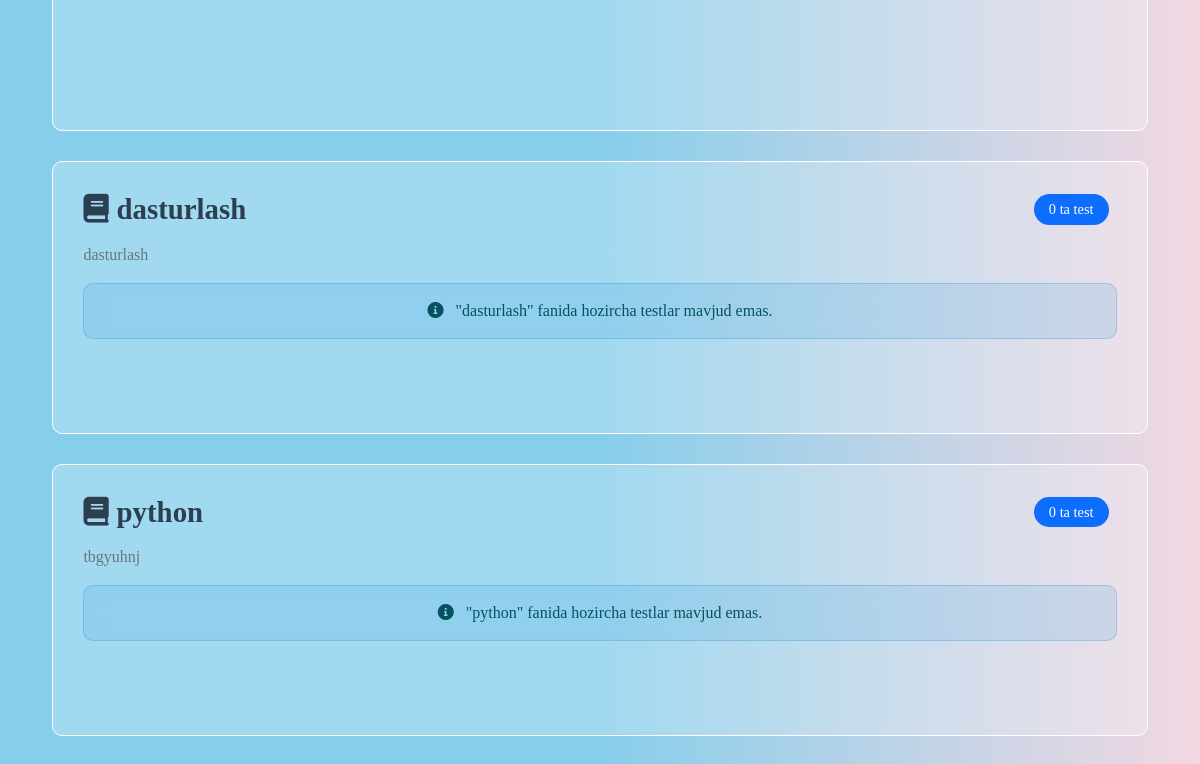
/tests/ (lower part), run on an earlier commit of the app's database.
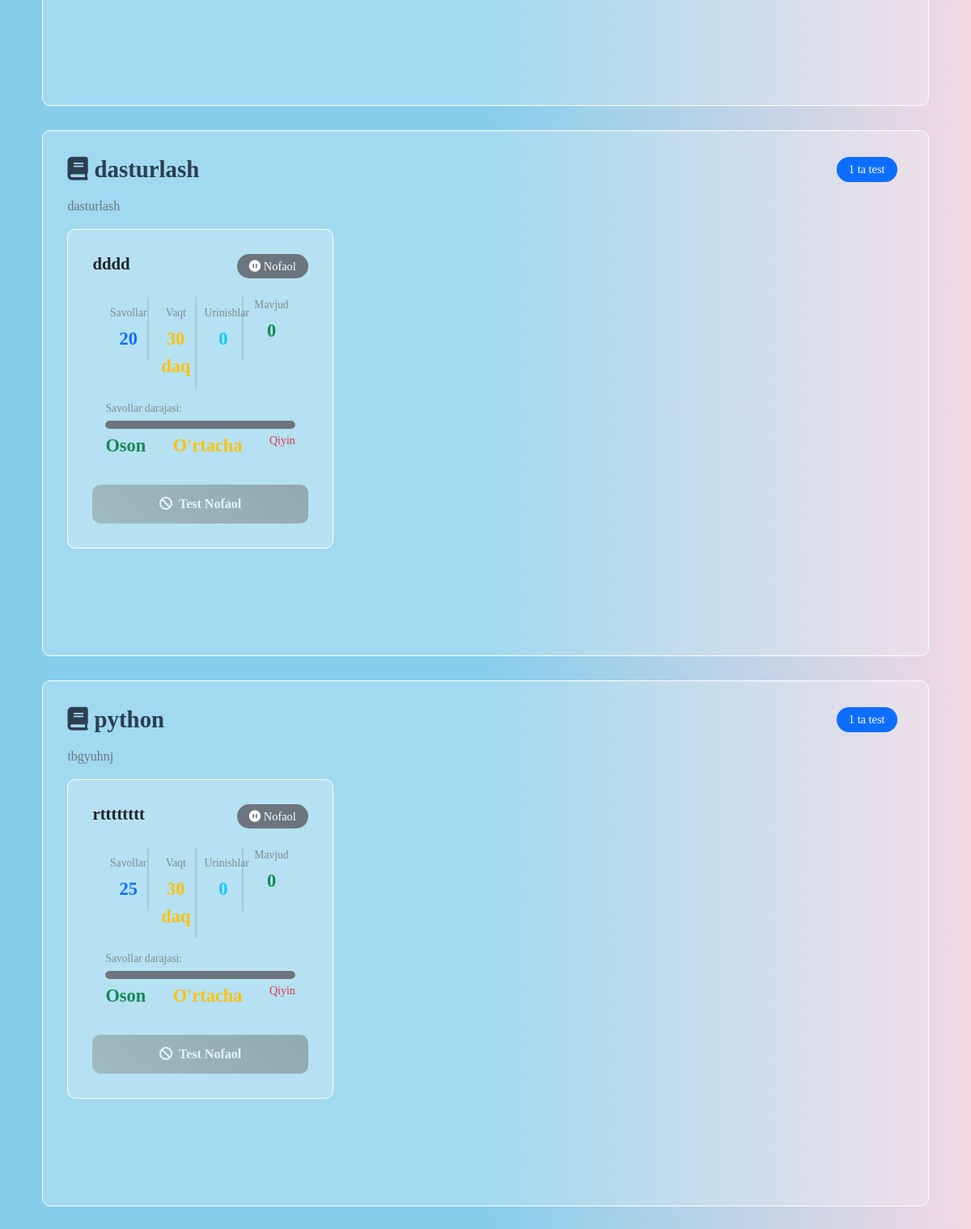
And on a later commit of the database.
### app1/models.py (models this page shows, shortened)
class Subject(models.Model):
    name = models.CharField(max_length=255)
    description = models.TextField(blank=True, null=True)

class Test(models.Model):
    subject = models.ForeignKey(Subject, on_delete=models.CASCADE)
    title = models.CharField(max_length=255)
    description = models.TextField(blank=True, null=True)
    uploaded_at = models.DateTimeField(default=timezone.now)
    time_limit_minutes = models.PositiveIntegerField(
        default=30,
        verbose_name="Test vaqti (daqiqa)",
        help_text="Testni ishlash uchun berilgan maksimal vaqt"
    )
    is_active = models.BooleanField(
        default=True,
        verbose_name="Faol",
        help_text="Test hozir ishlash uchun mavjudmi"
    )
    question_count = models.PositiveIntegerField(
        default=25,
        verbose_name="Savollar soni",
        help_text="Testdagi umumiy savollar soni"
    )

### app1/views.py (the view)
# urls.py: path('tests/', views.tests, name='tests'),
def tests(request):
    subjects = Subject.objects.prefetch_related('test_set').all()
    return render(request, 'app1/tests.html', {'subjects': subjects})

### templates/app1/tests.html (shortened to what the changed rows need)
{% extends 'base.html' %}
{% block content %}
<div class="container_test">
    {% for subject in subjects %}
    <div class="test_baza_box">
      <div class="col-12">
        <div class="d-flex justify-content-between align-items-center mb-3">
          <h3 class="text-primary mb-0">
            <i class="fas fa-book me-2"></i>{{ subject.name }}
          </h3>
          <div>
            <span class="badge bg-primary fs-6 me-2">
              {{ subject.test_set.count }} ta test
            </span>
          </div>
        </div>
        {% if subject.description %}
        <p class="text-muted">{{ subject.description }}</p>
        {% endif %}
      </div>
    <div class="row mb-5"">
      {% for test in subject.test_set.all %}
      <div class="col-xl-4 col-md-6 mb-4">
        <div class="test_baza_box">
          <div class="">
            <div class="d-flex justify-content-between align-items-start">
              <h5 class="card-title text-dark mb-2">{{ test.title }}</h5>
              <span
                class="badge {% if test.is_active %}bg-success{% else %}bg-secondary{% endif %}"
              >
                {% if test.is_active %}
                <i class="fas fa-play-circle"></i> Faol
                {% else %}
                <i class="fas fa-pause-circle"></i> Nofaol
                {% endif %}
              </span>
            </div>
          </div>
          <div class="card-body pt-0">
            <div class="row text-center mb-3">
              <div class="col-3">
                <div class="border-end">
                  <small class="text-muted d-block">Savollar</small>
                  <strong class="text-primary"
                    >{{ test.question_count }}</strong
                  >
                </div>
              </div>
              <div class="col-3">
                <div class="border-end">
                  <small class="text-muted d-block">Vaqt</small>
                  <strong class="text-warning"
                    >{{ test.time_limit_minutes }} daq</strong
                  >
                </div>
              </div>
              <div class="col-3">
                <div class="border-end">
                  <small class="text-muted d-block">Urinishlar</small>
                  <strong class="text-info"
                    >{{ test.testresult_set.count }}</strong
                  >
                </div>
              </div>
              <div class="col-3">
                <small class="text-muted d-block">Mavjud</small>
                <strong class="text-success">{{ test.questions.count }}</strong>
              </div>
            </div>
            <div class="mb-3">
              <small class="text-muted d-block mb-1">Savollar darajasi:</small>
              <div class="d-flex align-items-center">
                {% with questions=test.questions.all %}
                  {% if questions %}
                    <div class="progress flex-grow-1" style="height: 10px">
                      <div
                        class="progress-bar bg-success"
                        style="width: 33%"
                        title="Oson"
                      ></div>
                      <div
                        class="progress-bar bg-warning"
                        style="width: 34%"
                        title="O'rtacha"
                      ></div>
                      <div
                        class="progress-bar bg-danger"
                        style="width: 33%"
                        title="Qiyin"
                      ></div>
                    </div>
                  {% else %}
                    <div class="progress flex-grow-1" style="height: 10px">
                      <div
                        class="progress-bar bg-secondary"
                        style="width: 100%"
                      ></div>
                    </div>
                  {% endif %}
                {% endwith %}
              </div>
              <div class="d-flex justify-content-between mt-1">
                <small class="text-success">Oson</small>
                <small class="text-warning">O'rtacha</small>
                <small class="text-danger">Qiyin</small>
              </div>
            </div>
          </div>
          <div class="">
            <div class="d-grid">
              {% if test.is_active %}
                {% if user.is_authenticated %}
                  <a href="{% url 'take_test' test.id %}" class="btn btn-primary">
                    <i class="fas fa-play me-2"></i>
                    {% for user_level in user.usersubjectlevel_set.all %}
                      {% if user_level.subject == subject %}
                        Testni Davom Ettirish
                      {% endif %}
                    {% empty %}
                      Testni Boshlash
                    {% endfor %}
                  </a>
                {% else %}
                  <a
                    href="{% url 'login' %}?next={% url 'take_test' test.id %}"
                    class="btn btn-outline-primary"
                  >
                    <i class="fas fa-sign-in-alt me-2"></i>Testni Boshlash
                  </a>
                {% endif %}
              {% else %}
                <button class="btn btn-secondary" disabled>
                  <i class="fas fa-ban me-2"></i>Test Nofaol
                </button>
              {% endif %}
            </div>
          </div>
        </div>
      </div>
      {% empty %}
      <div class="col-12">
        <div class="alert alert-info text-center">
          <i class="fas fa-info-circle me-2"></i>
          "{{ subject.name }}" fanida hozircha testlar mavjud emas.
        </div>
      </div>
      {% endfor %}
    </div>
    </div>
    {% endfor %}
  </div>
{% endblock %}

What changed in the data, as far as the page shows it:
shown differently, row unchanged: Subject "dasturlash": test_set.count "0" → "1"; name "dasturlash" → (not shown)
added Test: title "dddd", is_active False (drawn), question_count "20", time_limit_minutes "30", testresult_set.count "0", questions.count "0", shown under Subject "dasturlash"
shown differently, row unchanged: Subject "python": test_set.count "0" → "1"; name "python" → (not shown)
added Test: title "rtttttttt", is_active False (drawn), question_count "25", time_limit_minutes "30", testresult_set.count "0", questions.count "0", shown under Subject "python"
